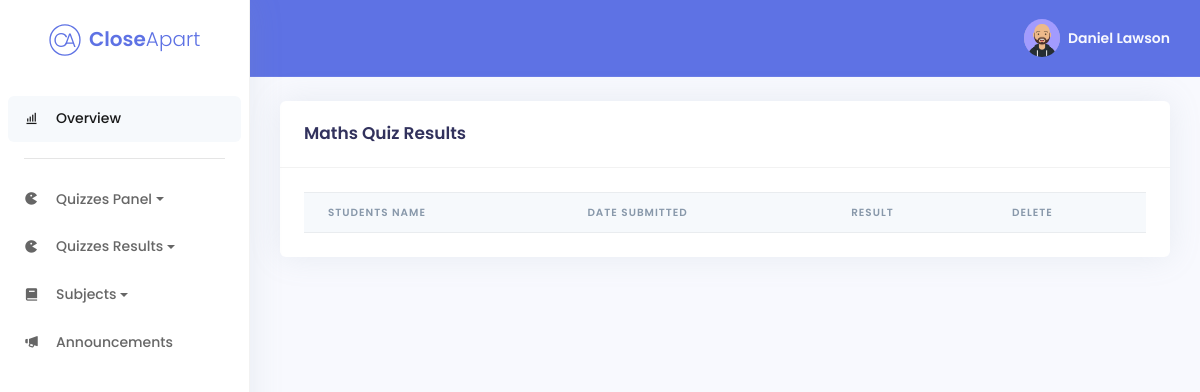
The app's page /quizzes/maths/result/mathsresults.php (signed in), older data.
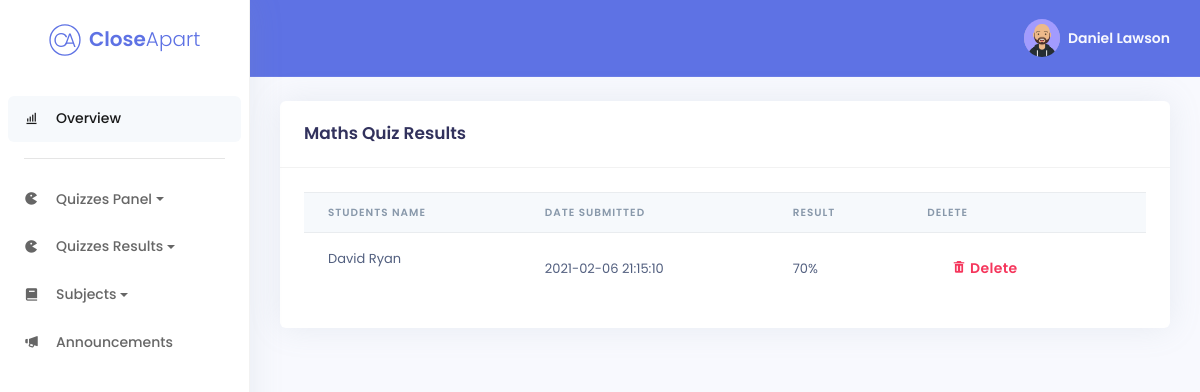
The same page, newer data.
### tables this page shows
CREATE TABLE IF NOT EXISTS MathsResults (
    maths_result_id int(11) NOT NULL AUTO_INCREMENT,
    maths_result_date timestamp NOT NULL DEFAULT CURRENT_TIMESTAMP,
    maths_result_marks int(11) NOT NULL,
    student_fullname varchar(255) NOT NULL,
PRIMARY KEY (maths_result_id));

### quizzes/maths/result/resultprocess.php (called while the page is built, shortened)
<?php
class Result {
public function get_results_by_user($student_fullname)
{
    try
    {
        $conn = new Connection();
        $dbconn = $conn->getConnection();
        $selectQuery = "SELECT * FROM `MathsResults`;";
        $reslts = NULL;
        foreach( $dbconn->query($selectQuery, PDO::FETCH_ASSOC) as $rslt)
        {
            $reslts[] = $rslt;
        }
        return $reslts;
    }
    catch (PDOException $e)
    {
        echo "<script>alert(".$e->getMessage().");</script>";
    }
    catch (Exception $e)
    {
        echo "<script>alert(".$e->getMessage().");</script>";
    }
}
}
?>

### quizzes/maths/result/mathsresults.php (the view, shortened to what the changed rows need)
<?php
require_once("resultprocess.php");
$resultObject = new Result();
$results = $resultObject->get_results_by_user($_SESSION["student_fullname"]);
?>
<!DOCTYPE html>
<html lang="en">
<head>
	<link href='https://unpkg.com/boxicons@2.0.7/css/boxicons.min.css' rel='stylesheet'>
	<link rel="stylesheet" href="../../../assets/css/argon.min.css">
	<link rel="stylesheet" type="text/css" href="https://cdn.datatables.net/1.10.23/css/dataTables.bootstrap4.min.css" />
</head>
<body>
	<div class="main-content">
		<div class="container-fluid mt-4">
			<div class="row">
				<div class="col-xl-12">
					<div class="card">
						<div class="card-body">
							<div class="table-responsive">
								<table id="sorttable" class="table align-items-center table-flush hover stripe" style="border: none;">
									<thead class="thead-light">
										<tr>
                                            <th scope="col">Students Name</th>
											<th scope="col">Date Submitted</th>
											<th scope="col">Result</th>
											<th scope="col">Delete</th>
										</tr>
									</thead>
									<tbody>
									<?php
										if(isset($results))
										{
										foreach($results as $result)
										{
									?>
										<tr>
											<td class="d-flex align-items-center">
												<?php echo $result["student_fullname"]; ?>
											</td>
											<td>
												<?php echo $result["maths_result_date"]; ?>
											</td>
											<td>
												<?php echo $result["maths_result_marks"]*10; ?>%
											</td>
											<td>
												<div class="d-flex">
													<form class="d-flex" method="POST" action="<?php $_SERVER['PHP_SELF']; ?>">
														<button type="submit" name="delete"
															class="text-danger px-4 py-2 btn text-primary shadow-none"><i class='bx bxs-trash'></i>
															Delete</button>
													</form>
											</td>
										</tr>
										<?php
												}
											}
										?>
									</tbody>
								</table>
							</div>
						</div>
					</div>
				</div>
			</div>
		</div>
</body>
</html>

Row changes from the older to the newer data that the page shows:
added mathsresults: student_fullname "David Ryan", maths_result_date "2021-02-06 21:15:10", $result['maths_result_marks']*10 "70"
